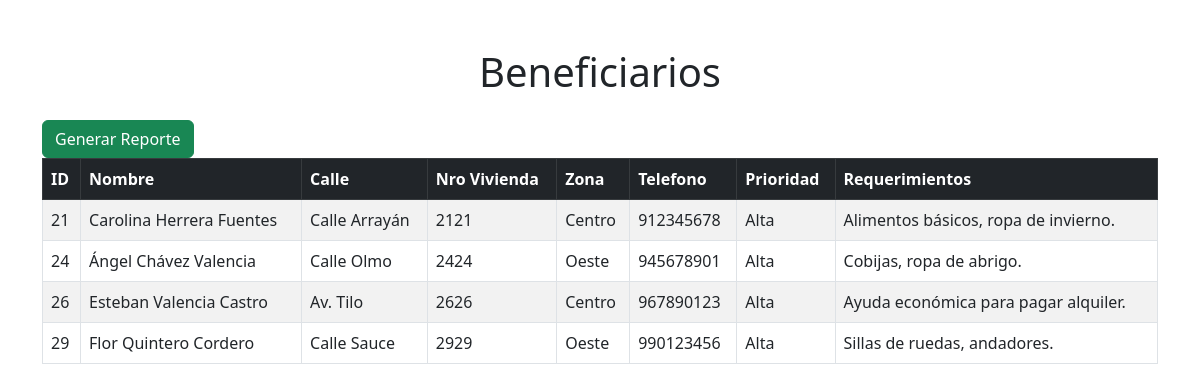
Screenshot of /gestion/beneficiarios/PrioridadAlta.php with the database file from the repository.
### tables this page shows
CREATE TABLE BENEFICIARIO (
    id_beneficiario INT PRIMARY KEY,
    prioridad VARCHAR(50),
    requerimientos TEXT,
    FOREIGN KEY (id_beneficiario) REFERENCES PERSONA(id_persona)
);

CREATE TABLE PERSONA (
    id_persona INT PRIMARY KEY AUTO_INCREMENT,
    nombre VARCHAR(50),
    ap_paterno VARCHAR(50),
    ap_materno VARCHAR(50),
    calle VARCHAR(100),
    nro VARCHAR(10),
    zona VARCHAR(50),
    telefono VARCHAR(20)
);

### gestion/beneficiarios/PrioridadAlta.php (the view, shortened to what this page needs)
<!DOCTYPE html>
<html lang="es">
<head>
    <link href="https://cdn.jsdelivr.net/npm/bootstrap@5.3.0/dist/css/bootstrap.min.css" rel="stylesheet">
</head>
<body>
<div class="container mt-5">
    <h1 class="text-center mb-4">Beneficiarios</h1>
<?php
$servidor = "localhost";
$usuario = "root";
$contrasena = "";
$base_datos = "castiel_bd";
$conn = new mysqli($servidor, $usuario, $contrasena, $base_datos);
$sql = "SELECT p.id_persona,
               p.nombre,
               p.ap_paterno,
               p.ap_materno,
               p.calle,
               p.nro,
               p.zona,
               p.telefono,
               b.prioridad,
               b.requerimientos
        FROM persona p
        JOIN beneficiario b ON p.id_persona = b.id_beneficiario
        WHERE b.prioridad = 'Alta'";
$resultado = $conn->query($sql);
echo "<div class='text-right'>
        <a href='fpdf/PrioridadAltaPDF_H.php' target='_blank'class='btn btn-success'>Generar Reporte</a>
      </div>";
if ($resultado->num_rows > 0) {
    echo "<table class='table table-striped table-bordered'>";
    echo "<thead class='table-dark'>
            <tr>
                <th>ID</th>
                <th>Nombre</th>
                <th>Calle</th>
                <th>Nro Vivienda</th>
                <th>Zona</th>
                <th>Telefono</th>
                <th>Prioridad</th>
                <th>Requerimientos</th>
            </tr>
          </thead>";
    while ($fila = $resultado->fetch_assoc()) {
        echo "<tr>
                <td>" . $fila["id_persona"] . "</td>
                <td>" . $fila["nombre"] . " " . $fila["ap_paterno"] . " " . $fila["ap_materno"] ."</td>
                <td>" . $fila["calle"] . "</td>
                <td>" . $fila["nro"] . "</td>
                <td>" . $fila["zona"] . "</td>
                <td>" . $fila["telefono"] . "</td>
                <td>" . $fila["prioridad"] . "</td>
                <td>" . $fila["requerimientos"] . "</td>
              </tr>";
    }
    echo "</table>";
} else {
    echo "No se encontraron resultados.";
}
?>
</div>
</body>
</html>

### rows the page displays
beneficiario: id_beneficiario.id_persona "21", id_beneficiario.nombre "Carolina", id_beneficiario.ap_paterno "Herrera", id_beneficiario.ap_materno "Fuentes", id_beneficiario.calle "Calle Arrayán", id_beneficiario.nro "2121", id_beneficiario.zona "Centro", id_beneficiario.telefono "912345678", prioridad "Alta", requerimientos "Alimentos básicos, ropa de invierno."
beneficiario: id_beneficiario.id_persona "24", id_beneficiario.nombre "Ángel", id_beneficiario.ap_paterno "Chávez", id_beneficiario.ap_materno "Valencia", id_beneficiario.calle "Calle Olmo", id_beneficiario.nro "2424", id_beneficiario.zona "Oeste", id_beneficiario.telefono "945678901", prioridad "Alta", requerimientos "Cobijas, ropa de abrigo."
beneficiario: id_beneficiario.id_persona "26", id_beneficiario.nombre "Esteban", id_beneficiario.ap_paterno "Valencia", id_beneficiario.ap_materno "Castro", id_beneficiario.calle "Av. Tilo", id_beneficiario.nro "2626", id_beneficiario.zona "Centro", id_beneficiario.telefono "967890123", prioridad "Alta", requerimientos "Ayuda económica para pagar alquiler."
beneficiario: id_beneficiario.id_persona "29", id_beneficiario.nombre "Flor", id_beneficiario.ap_paterno "Quintero", id_beneficiario.ap_materno "Cordero", id_beneficiario.calle "Calle Sauce", id_beneficiario.nro "2929", id_beneficiario.zona "Oeste", id_beneficiario.telefono "990123456", prioridad "Alta", requerimientos "Sillas de ruedas, andadores."
